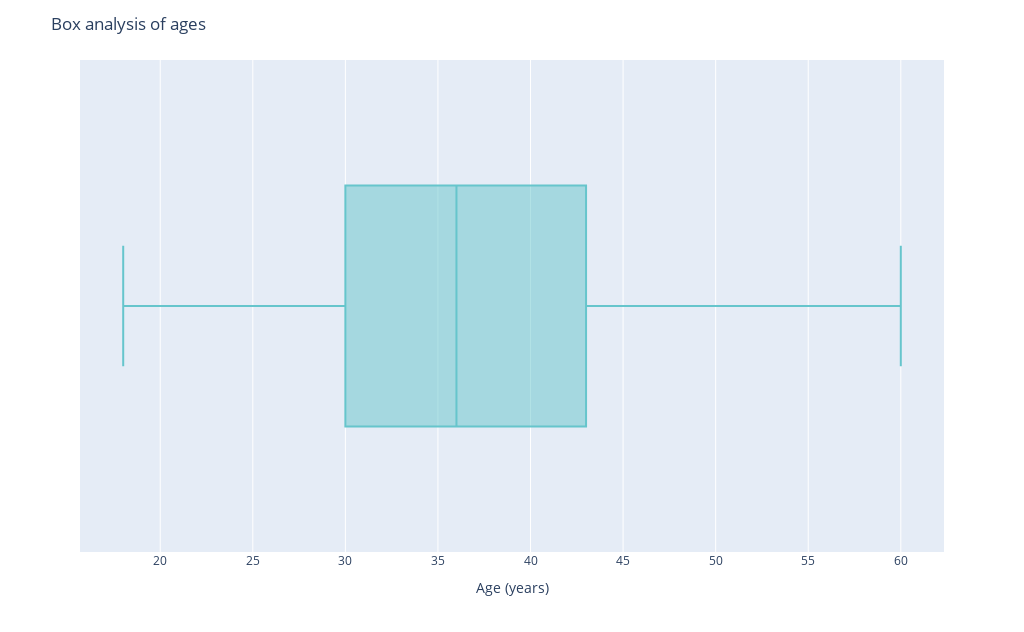

The notebook cell this image was saved under:
### Code cell
fig = px.box(df, x="Age", color_discrete_sequence=px.colors.qualitative.Pastel, width=kWidthPx, height=kHeightPx)
fig.update_layout(title="Box analysis of ages")
fig.update_layout(
    xaxis_title="Age (years)", 
)
fig.show()

### Figure 1 — Plotly figure (JSON) as saved in the notebook; plotly's stock layout.template omitted (floating-point values rounded to 4 significant figures; data arrays with more than 128 entries replaced by an {"elided": "..."} marker saying what was removed)
{"data": [{"alignmentgroup": "True", "hovertemplate": "Age=%{x}<extra></extra>", "legendgroup": "", "marker": {"color": "rgb(102, 197, 204)"}, "name": "", "notched": false, "offsetgroup": "", "orientation": "h", "showlegend": false, "type": "box", "x": {"elided": "1470 int values"}, "x0": " ", "xaxis": "x", "y0": " ", "yaxis": "y"}], "layout": {"boxmode": "group", "height": 632.9, "legend": {"tracegroupgap": 0}, "margin": {"t": 60}, "title": {"text": "Box analysis of ages"}, "width": 1024, "xaxis": {"anchor": "y", "domain": [0, 1], "title": {"text": "Age (years)"}}, "yaxis": {"anchor": "x", "domain": [0, 1]}}}
